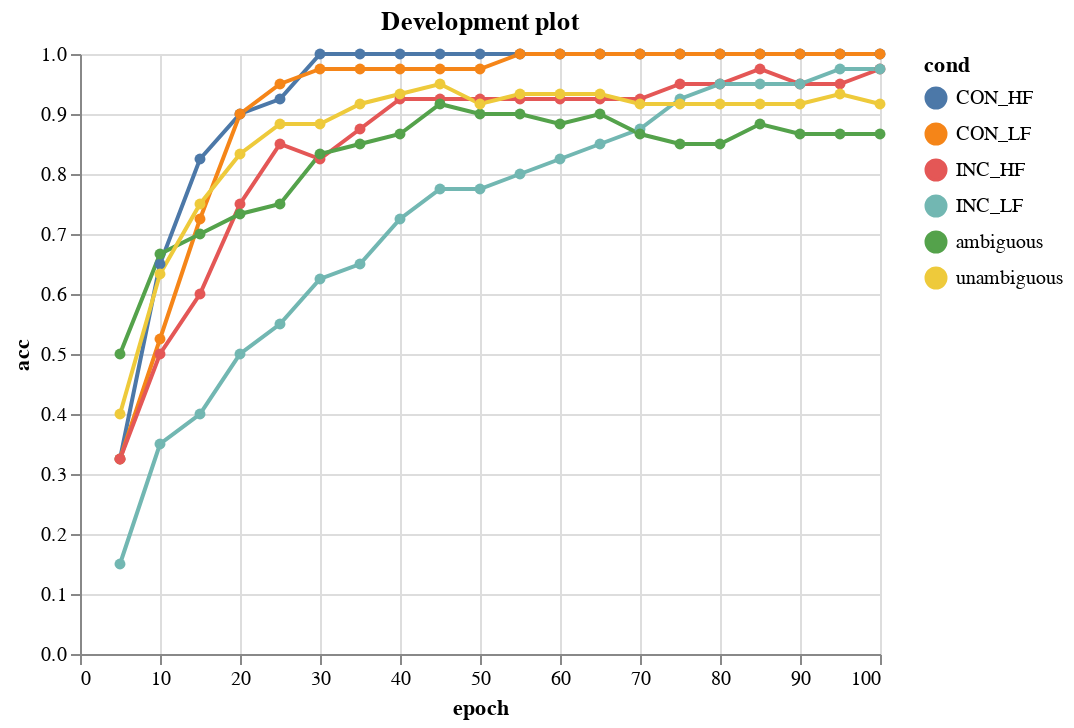

Notebook cell for this chart:
### Markdown cell above
### Lesion development deep dive

### Code cell
dev_inter = vis_ns.plot_dev_interactive('acc')
dev_inter.save(cfg.path_plot_folder + 'interactive_strain_dev.html')
dev_inter

### Figure 1 — Vega-Lite specification as saved in the notebook (floating-point values rounded to 4 significant figures; data arrays with more than 128 entries replaced by an {"elided": "..."} marker saying what was removed)
{"mark": {"point": true, "type": "line"}, "data": {"name": "data-7200c91545dcb838535e936e65186987"}, "transform": [{"filter": {"selection": "filter"}}], "selection": {"selector008": {"fields": ["cond"], "bind": "legend", "type": "multi", "on": "click", "empty": "all"}, "filter": {"bind": {"max": 19, "step": 1, "min": 0, "input": "range"}, "init": {"timestep": 19}, "fields": ["timestep"], "type": "single"}}, "encoding": {"x": {"field": "epoch", "type": "quantitative"}, "opacity": {"value": 0.1, "condition": {"value": 1, "selection": "selector008"}}, "y": {"field": "acc", "type": "quantitative"}, "color": {"field": "cond", "type": "nominal"}, "tooltip": [{"field": "epoch", "type": "quantitative"}, {"field": "timestep", "type": "quantitative"}, {"field": "sample_mil", "type": "quantitative"}, {"field": "acc", "type": "quantitative"}, {"field": "sse", "type": "quantitative"}]}, "$schema": "https://vega.github.io/schema/vega-lite/v4.0.2.json", "datasets": {"data-7200c91545dcb838535e936e65186987": {"elided": "2400 records"}}, "title": "Development plot", "config": {"view": {"continuousHeight": 300, "continuousWidth": 400}}}
